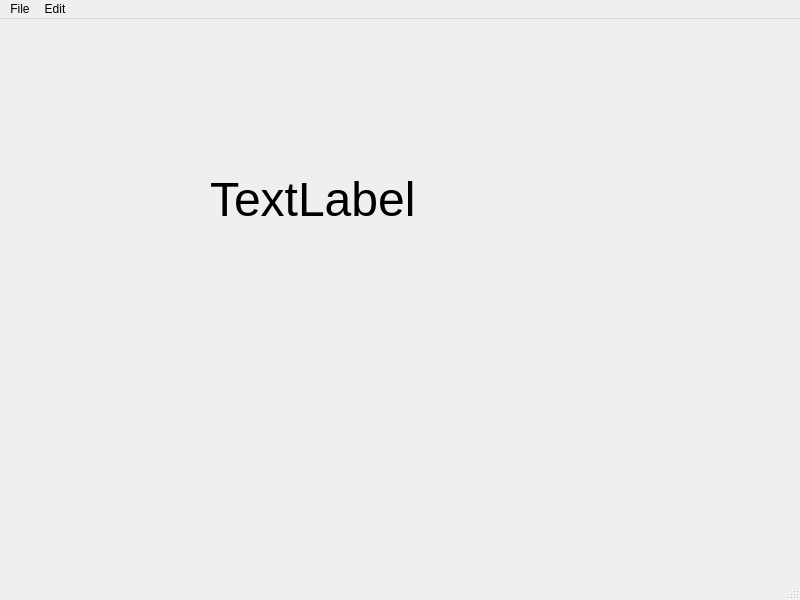
<?xml version="1.0" encoding="UTF-8"?>
<ui version="4.0">
 <class>MainWindow</class>
 <widget class="QMainWindow" name="MainWindow">
  <property name="geometry">
   <rect>
    <x>0</x>
    <y>0</y>
    <width>800</width>
    <height>600</height>
   </rect>
  </property>
  <property name="windowTitle">
   <string>MainWindow</string>
  </property>
  <widget class="QWidget" name="centralwidget">
   <widget class="QLabel" name="label">
    <property name="geometry">
     <rect>
      <x>210</x>
      <y>30</y>
      <width>341</width>
      <height>301</height>
     </rect>
    </property>
    <property name="font">
     <font>
      <pointsize>36</pointsize>
     </font>
    </property>
    <property name="text">
     <string>TextLabel</string>
    </property>
   </widget>
  </widget>
  <widget class="QMenuBar" name="menubar">
   <property name="geometry">
    <rect>
     <x>0</x>
     <y>0</y>
     <width>800</width>
     <height>26</height>
    </rect>
   </property>
   <widget class="QMenu" name="menuFile">
    <property name="title">
     <string>File</string>
    </property>
    <addaction name="actionNew"/>
    <addaction name="actionSave"/>
   </widget>
   <widget class="QMenu" name="menuEdit">
    <property name="title">
     <string>Edit</string>
    </property>
    <addaction name="actionCopy"/>
    <addaction name="actionPaste"/>
   </widget>
   <addaction name="menuFile"/>
   <addaction name="menuEdit"/>
  </widget>
  <widget class="QStatusBar" name="statusbar"/>
  <action name="actionNew">
   <property name="text">
    <string>New</string>
   </property>
   <property name="statusTip">
    <string>Create a new file</string>
   </property>
   <property name="shortcut">
    <string>Ctrl+N</string>
   </property>
  </action>
  <action name="actionSave">
   <property name="text">
    <string>Save</string>
   </property>
   <property name="statusTip">
    <string>Save a file</string>
   </property>
   <property name="shortcut">
    <string>Ctrl+S</string>
   </property>
  </action>
  <action name="actionCopy">
   <property name="text">
    <string>Copy</string>
   </property>
   <property name="statusTip">
    <string>Copy a file</string>
   </property>
   <property name="shortcut">
    <string>Ctrl+C</string>
   </property>
  </action>
  <action name="actionPaste">
   <property name="text">
    <string>Paste</string>
   </property>
   <property name="statusTip">
    <string>Paste a file</string>
   </property>
   <property name="shortcut">
    <string>Ctrl+V</string>
   </property>
  </action>
 </widget>
 <resources/>
 <connections/>
</ui>
